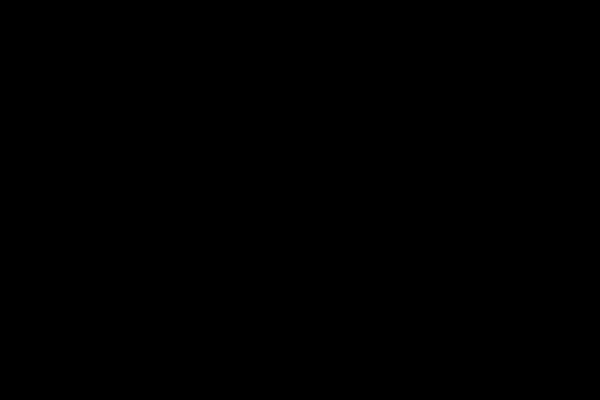
Frame 1 (no input)
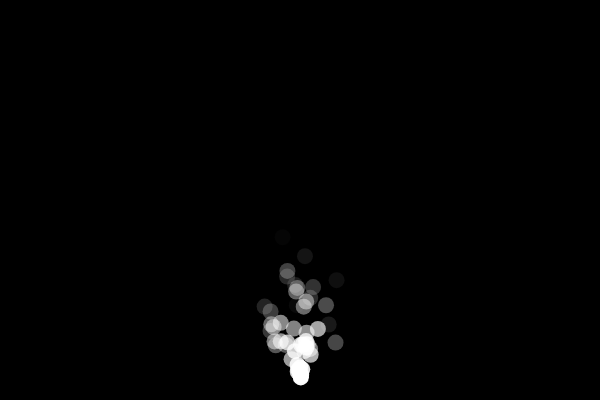
Frame 60 (no input)
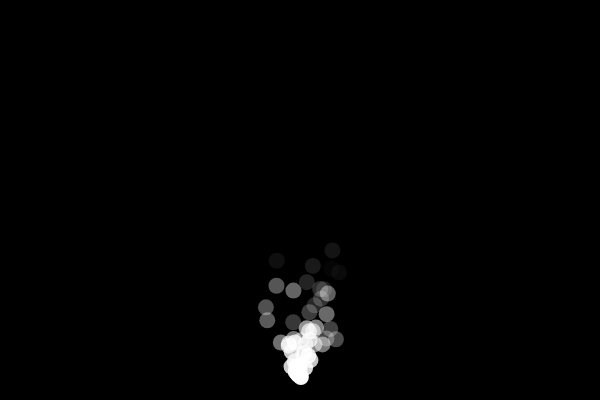
Frame 120 (the mouse pressed at the canvas centre since frame 60)

The p5.js sketch that drew these frames (run headless with seeded random() and noise() and a simulated clock; from frame 60 on, the mouse is pressed at the canvas centre):

// p5.js sketch
// ── sketch.js
let bubbles = [];

function setup() {
  createCanvas(600, 400);

}

function draw() {
  background(0);

  bubbles.push(new bubble());

  for (let i = bubbles.length - 1; i > 0; i--) {
    bubbles[i].move();
    bubbles[i].show();
    if (bubbles[i].remove()) {
      bubbles.splice(i, 1);
    }
  }
}

class bubble {
  constructor() {
    this.x = 300;
    this.y = 380;
    this.vx = random(-1, 1);
    this.vy = random(-3, -1);
    this.alpha = 255;
  }

  remove() {
    return this.alpha < 0;
  }

  show() {
    noStroke();
    fill(255, this.alpha);
    ellipse(this.x, this.y, 16);
  }
  move() {
    this.x += this.vx;
    this.y += this.vy;
    this.alpha -= 5;
  }
  pulse() {
    this.r += random(-1, 1);
  }
}
